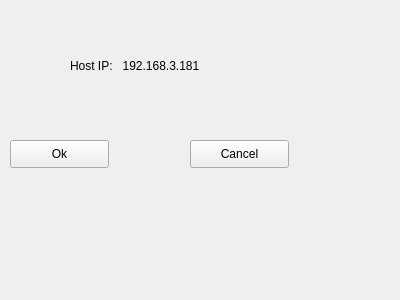
<?xml version="1.0" encoding="UTF-8"?>
<ui version="4.0">
 <class>Webdialog</class>
 <widget class="QWidget" name="Webdialog">
  <property name="geometry">
   <rect>
    <x>0</x>
    <y>0</y>
    <width>400</width>
    <height>300</height>
   </rect>
  </property>
  <property name="windowTitle">
   <string>Form</string>
  </property>
  <widget class="QLabel" name="labelIP">
   <property name="geometry">
    <rect>
     <x>70</x>
     <y>30</y>
     <width>301</width>
     <height>71</height>
    </rect>
   </property>
   <property name="text">
    <string>Host IP:   192.168.3.181</string>
   </property>
  </widget>
  <widget class="QPushButton" name="ButtonOk">
   <property name="geometry">
    <rect>
     <x>10</x>
     <y>140</y>
     <width>99</width>
     <height>28</height>
    </rect>
   </property>
   <property name="text">
    <string>Ok</string>
   </property>
  </widget>
  <widget class="QPushButton" name="ButtonCancel">
   <property name="geometry">
    <rect>
     <x>190</x>
     <y>140</y>
     <width>99</width>
     <height>28</height>
    </rect>
   </property>
   <property name="text">
    <string>Cancel</string>
   </property>
  </widget>
 </widget>
 <resources/>
 <connections/>
</ui>
